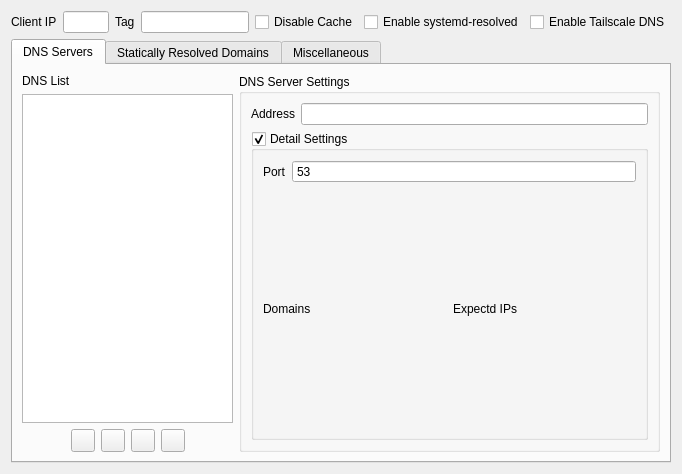
<?xml version="1.0" encoding="UTF-8"?>
<ui version="4.0">
 <class>DnsSettingsWidget</class>
 <widget class="QWidget" name="DnsSettingsWidget">
  <property name="geometry">
   <rect>
    <x>0</x>
    <y>0</y>
    <width>682</width>
    <height>474</height>
   </rect>
  </property>
  <property name="windowTitle">
   <string>Form</string>
  </property>
  <layout class="QVBoxLayout" name="verticalLayout_2">
   <item>
    <layout class="QHBoxLayout" name="horizontalLayout_5" stretch="0,1,0,0,0,0,0">
     <item>
      <widget class="QLabel" name="label">
       <property name="text">
        <string>Client IP</string>
       </property>
      </widget>
     </item>
     <item>
      <widget class="QLineEdit" name="dnsClientIPTxt">
       <property name="toolTip">
        <string>The current system's IP address is used to notify the server of the client's location when querying DNS. 

It cannot be a private address.</string>
       </property>
      </widget>
     </item>
     <item>
      <widget class="QLabel" name="label_2">
       <property name="text">
        <string>Tag</string>
       </property>
      </widget>
     </item>
     <item>
      <widget class="QLineEdit" name="dnsTagTxt">
       <property name="toolTip">
        <string>(V2Ray 4.13+) The query traffic sent by this DNS, except for localhost and DOHL modes, will carry this identifier, which can be matched with inboundTag in the route.</string>
       </property>
      </widget>
     </item>
     <item>
      <widget class="QCheckBox" name="dnsDisableCacheCB">
       <property name="text">
        <string>Disable Cache</string>
       </property>
      </widget>
     </item>
     <item>
      <widget class="QCheckBox" name="enableResolvedCB">
       <property name="text">
        <string>Enable systemd-resolved</string>
       </property>
      </widget>
     </item>
     <item>
      <widget class="QCheckBox" name="enableTailscaleDnsCB">
       <property name="text">
        <string>Enable Tailscale DNS</string>
       </property>
      </widget>
     </item>
    </layout>
   </item>
   <item>
    <widget class="QTabWidget" name="tabWidget">
     <property name="currentIndex">
      <number>0</number>
     </property>
     <widget class="QWidget" name="tab_2">
      <attribute name="title">
       <string>DNS Servers</string>
      </attribute>
      <layout class="QHBoxLayout" name="horizontalLayout_2" stretch="2,4">
       <item>
        <layout class="QVBoxLayout" name="verticalLayout">
         <item>
          <widget class="QLabel" name="label_6">
           <property name="text">
            <string>DNS List</string>
           </property>
          </widget>
         </item>
         <item>
          <widget class="QListWidget" name="serversListbox"/>
         </item>
         <item>
          <layout class="QHBoxLayout" name="horizontalLayout">
           <item>
            <spacer name="horizontalSpacer_2">
             <property name="orientation">
              <enum>Qt::Horizontal</enum>
             </property>
             <property name="sizeHint" stdset="0">
              <size>
               <width>40</width>
               <height>20</height>
              </size>
             </property>
            </spacer>
           </item>
           <item>
            <widget class="QToolButton" name="addServerBtn">
             <property name="icon">
              <iconset resource="../../../../resources.new.qrc">
               <normaloff>:/assets/icons/ui_dark/add.svg</normaloff>:/assets/icons/ui_dark/add.svg</iconset>
             </property>
            </widget>
           </item>
           <item>
            <widget class="QToolButton" name="removeServerBtn">
             <property name="icon">
              <iconset resource="../../../../resources.new.qrc">
               <normaloff>:/assets/icons/ui_dark/minus.svg</normaloff>:/assets/icons/ui_dark/minus.svg</iconset>
             </property>
            </widget>
           </item>
           <item>
            <widget class="QToolButton" name="moveServerUpBtn">
             <property name="text">
              <string/>
             </property>
             <property name="icon">
              <iconset resource="../../../../resources.new.qrc">
               <normaloff>:/assets/icons/ui_dark/arrow-up.svg</normaloff>:/assets/icons/ui_dark/arrow-up.svg</iconset>
             </property>
            </widget>
           </item>
           <item>
            <widget class="QToolButton" name="moveServerDownBtn">
             <property name="icon">
              <iconset resource="../../../../resources.new.qrc">
               <normaloff>:/assets/icons/ui_dark/arrow-down.svg</normaloff>:/assets/icons/ui_dark/arrow-down.svg</iconset>
             </property>
            </widget>
           </item>
           <item>
            <spacer name="horizontalSpacer">
             <property name="orientation">
              <enum>Qt::Horizontal</enum>
             </property>
             <property name="sizeHint" stdset="0">
              <size>
               <width>40</width>
               <height>20</height>
              </size>
             </property>
            </spacer>
           </item>
          </layout>
         </item>
        </layout>
       </item>
       <item>
        <widget class="QGroupBox" name="dnsSettingsGB">
         <property name="title">
          <string>DNS Server Settings</string>
         </property>
         <layout class="QVBoxLayout" name="verticalLayout_3" stretch="0,1">
          <item>
           <layout class="QFormLayout" name="formLayout_2">
            <item row="0" column="0">
             <widget class="QLabel" name="label_5">
              <property name="text">
               <string>Address</string>
              </property>
             </widget>
            </item>
            <item row="0" column="1">
             <widget class="QLineEdit" name="serverAddressTxt"/>
            </item>
           </layout>
          </item>
          <item>
           <widget class="QGroupBox" name="detailsSettingsGB">
            <property name="title">
             <string>Detail Settings</string>
            </property>
            <property name="checkable">
             <bool>true</bool>
            </property>
            <layout class="QGridLayout" name="_2" rowstretch="0,0,1">
             <item row="1" column="1">
              <widget class="QLabel" name="label_4">
               <property name="text">
                <string>Expectd IPs</string>
               </property>
              </widget>
             </item>
             <item row="2" column="0">
              <layout class="QGridLayout" name="domainsLayout"/>
             </item>
             <item row="1" column="0">
              <widget class="QLabel" name="label_3">
               <property name="text">
                <string>Domains</string>
               </property>
              </widget>
             </item>
             <item row="2" column="1">
              <layout class="QGridLayout" name="expectedIPsLayout"/>
             </item>
             <item row="0" column="0" colspan="2">
              <layout class="QHBoxLayout" name="horizontalLayout_4" stretch="0,1">
               <item>
                <widget class="QLabel" name="label_7">
                 <property name="text">
                  <string>Port</string>
                 </property>
                </widget>
               </item>
               <item>
                <widget class="QSpinBox" name="serverPortSB">
                 <property name="toolTip">
                  <string>Port for DNS server. Normally it's 53.
This entry is ignored by V2Ray core when using DoH servers.</string>
                 </property>
                 <property name="buttonSymbols">
                  <enum>QAbstractSpinBox::NoButtons</enum>
                 </property>
                 <property name="minimum">
                  <number>1</number>
                 </property>
                 <property name="maximum">
                  <number>65535</number>
                 </property>
                 <property name="value">
                  <number>53</number>
                 </property>
                </widget>
               </item>
              </layout>
             </item>
            </layout>
           </widget>
          </item>
         </layout>
        </widget>
       </item>
      </layout>
     </widget>
     <widget class="QWidget" name="tab">
      <attribute name="title">
       <string>Statically Resolved Domains</string>
      </attribute>
      <layout class="QGridLayout" name="gridLayout">
       <item row="0" column="0">
        <widget class="QTableWidget" name="staticResolvedDomainsTable">
         <property name="editTriggers">
          <set>QAbstractItemView::AllEditTriggers</set>
         </property>
         <property name="verticalScrollMode">
          <enum>QAbstractItemView::ScrollPerPixel</enum>
         </property>
         <property name="horizontalScrollMode">
          <enum>QAbstractItemView::ScrollPerPixel</enum>
         </property>
         <column>
          <property name="text">
           <string>Domain</string>
          </property>
         </column>
         <column>
          <property name="text">
           <string>Resolved IP</string>
          </property>
         </column>
        </widget>
       </item>
       <item row="1" column="0">
        <layout class="QHBoxLayout" name="horizontalLayout_3">
         <item>
          <spacer name="horizontalSpacer_3">
           <property name="orientation">
            <enum>Qt::Horizontal</enum>
           </property>
           <property name="sizeHint" stdset="0">
            <size>
             <width>40</width>
             <height>20</height>
            </size>
           </property>
          </spacer>
         </item>
         <item>
          <widget class="QToolButton" name="addStaticHostBtn">
           <property name="icon">
            <iconset resource="../../../../resources.new.qrc">
             <normaloff>:/assets/icons/ui_dark/add.svg</normaloff>:/assets/icons/ui_dark/add.svg</iconset>
           </property>
          </widget>
         </item>
         <item>
          <widget class="QToolButton" name="removeStaticHostBtn">
           <property name="text">
            <string/>
           </property>
           <property name="icon">
            <iconset resource="../../../../resources.new.qrc">
             <normaloff>:/assets/icons/ui_dark/minus.svg</normaloff>:/assets/icons/ui_dark/minus.svg</iconset>
           </property>
          </widget>
         </item>
         <item>
          <spacer name="horizontalSpacer_4">
           <property name="orientation">
            <enum>Qt::Horizontal</enum>
           </property>
           <property name="sizeHint" stdset="0">
            <size>
             <width>40</width>
             <height>20</height>
            </size>
           </property>
          </spacer>
         </item>
        </layout>
       </item>
      </layout>
     </widget>
     <widget class="QWidget" name="tab_3">
      <attribute name="title">
       <string>Miscellaneous</string>
      </attribute>
      <layout class="QFormLayout" name="formLayout">
       <item row="0" column="0">
        <widget class="QLabel" name="label_10">
         <property name="text">
          <string>Query Strategy</string>
         </property>
        </widget>
       </item>
       <item row="0" column="1">
        <widget class="QComboBox" name="dnsQueryStrategyCB">
         <item>
          <property name="text">
           <string notr="true">UseIP</string>
          </property>
         </item>
         <item>
          <property name="text">
           <string notr="true">UseIPv4</string>
          </property>
         </item>
         <item>
          <property name="text">
           <string notr="true">UseIPv6</string>
          </property>
         </item>
        </widget>
       </item>
       <item row="1" column="0">
        <widget class="QLabel" name="label_12">
         <property name="text">
          <string>Disable Fallback</string>
         </property>
        </widget>
       </item>
       <item row="1" column="1">
        <widget class="QCheckBox" name="dnsDisableFallbackCB">
         <property name="text">
          <string>Enabled</string>
         </property>
        </widget>
       </item>
       <item row="2" column="0">
        <widget class="QLabel" name="label_8">
         <property name="text">
          <string>Fake DNS IP Pool</string>
         </property>
        </widget>
       </item>
       <item row="2" column="1">
        <widget class="QComboBox" name="fakeDNSIPPool">
         <property name="editable">
          <bool>true</bool>
         </property>
        </widget>
       </item>
       <item row="3" column="0">
        <widget class="QLabel" name="label_9">
         <property name="text">
          <string>Fake DNS Pool Size</string>
         </property>
        </widget>
       </item>
       <item row="3" column="1">
        <widget class="QSpinBox" name="fakeDNSIPPoolSize">
         <property name="minimum">
          <number>1</number>
         </property>
         <property name="maximum">
          <number>999999999</number>
         </property>
        </widget>
       </item>
      </layout>
     </widget>
    </widget>
   </item>
  </layout>
 </widget>
 <resources>
  <include location="../../../../resources.new.qrc"/>
 </resources>
 <connections/>
</ui>
